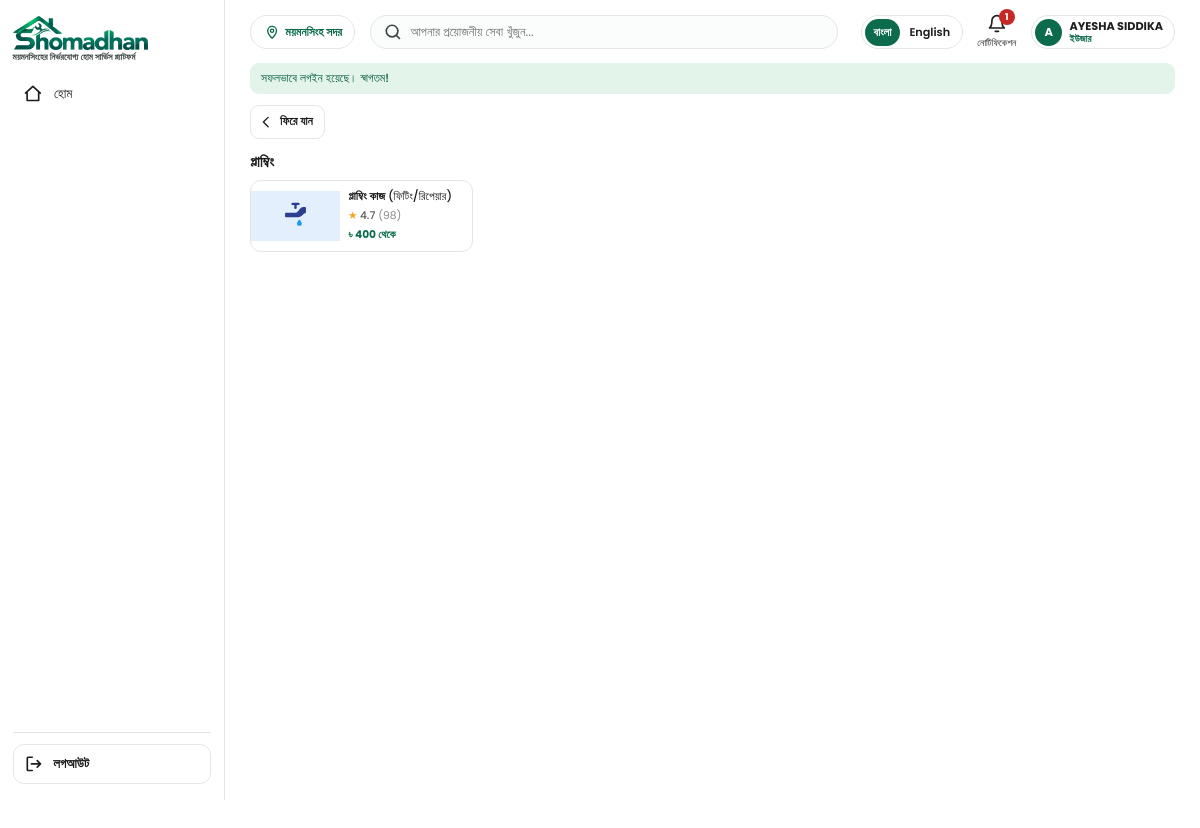
The app's page /public/user-dashboard.php?service=2 (signed in) with its own data.
### tables this page shows
CREATE TABLE `users` (
  `id`               INT UNSIGNED NOT NULL AUTO_INCREMENT,
  `name`             VARCHAR(50)  NOT NULL,
  `mobile`           CHAR(11)     NOT NULL,
  `email`            VARCHAR(60)  NULL DEFAULT NULL,
  `password`         VARCHAR(255) NOT NULL,                              
  `photo`            VARCHAR(255) NULL DEFAULT NULL,                     
  `area`             VARCHAR(60)  NOT NULL,
  `gender`           ENUM('male','female','other') NOT NULL,
  `status`           ENUM('active','inactive') NOT NULL DEFAULT 'active',
  `created_at`       DATETIME     NOT NULL DEFAULT CURRENT_TIMESTAMP,
  `last_login_at`    DATETIME     NULL DEFAULT NULL,
  `otp`              VARCHAR(255) NULL DEFAULT NULL,
  `otp_expires`      DATETIME     NULL DEFAULT NULL,
  `otp_attempts`     TINYINT UNSIGNED NOT NULL DEFAULT 0,
  `notifications_seen_at` DATETIME NULL DEFAULT NULL,                   
  `deleted_at`       DATETIME     NULL DEFAULT NULL,
  `deleted_by`       INT UNSIGNED NULL DEFAULT NULL,                    
  `live_mobile`      VARCHAR(11)  AS (IF(`deleted_at` IS NULL, RTRIM(`mobile`), NULL)) STORED,
  `live_email`       VARCHAR(60)  AS (IF(`deleted_at` IS NULL, `email`, NULL)) STORED,
  PRIMARY KEY (`id`),
  UNIQUE KEY `uq_users_mobile` (`live_mobile`),
  UNIQUE KEY `uq_users_email`  (`live_email`),
  KEY `idx_users_mobile` (`mobile`),
  KEY `idx_users_area` (`area`),
  KEY `idx_users_deleted_by` (`deleted_by`),
  CONSTRAINT `fk_users_area`       FOREIGN KEY (`area`)       REFERENCES `areas` (`name`) ON UPDATE CASCADE,
  CONSTRAINT `fk_users_deleted_by` FOREIGN KEY (`deleted_by`) REFERENCES `staff` (`id`) ON DELETE RESTRICT
);

CREATE TABLE `sub_services` (
  `id`           INT UNSIGNED NOT NULL AUTO_INCREMENT,
  `service_id`   INT UNSIGNED NOT NULL,
  `name_bn`      VARCHAR(80)  NOT NULL,
  `name_en`      VARCHAR(80)  NOT NULL,
  `detail_bn`    VARCHAR(120) NULL DEFAULT NULL,       
  `detail_en`    VARCHAR(120) NULL DEFAULT NULL,
  `image`        VARCHAR(255) NULL DEFAULT NULL,       
  `price`        INT UNSIGNED NOT NULL DEFAULT 0,      
  `rating`       DECIMAL(2,1) NOT NULL DEFAULT 0.0,    
  `rating_count` INT UNSIGNED NOT NULL DEFAULT 0,      
  `popular_rank` INT UNSIGNED NULL DEFAULT NULL,       
  `is_active`    TINYINT(1) NOT NULL DEFAULT 1,
  `created_at`   DATETIME NOT NULL DEFAULT CURRENT_TIMESTAMP,    
  `created_by` INT UNSIGNED NULL DEFAULT NULL,          
  PRIMARY KEY (`id`),
  KEY `idx_sub_services_service` (`service_id`),
  CONSTRAINT `fk_sub_services_service` FOREIGN KEY (`service_id`) REFERENCES `services` (`id`) ON DELETE RESTRICT,
  KEY `idx_sub_services_created_by` (`created_by`),
  CONSTRAINT `fk_sub_services_created_by` FOREIGN KEY (`created_by`) REFERENCES `staff` (`id`) ON DELETE RESTRICT
);

CREATE TABLE `services` (
  `id`         INT UNSIGNED NOT NULL AUTO_INCREMENT,
  `name_bn`    VARCHAR(60)  NOT NULL,
  `name_en`    VARCHAR(60)  NOT NULL,
  `icon`       VARCHAR(255) NOT NULL,                  
  `color`      ENUM('sand','sky','mint','rose','lilac','gray') NOT NULL DEFAULT 'mint',    
  `sort_order` INT NOT NULL DEFAULT 0,
  `is_active`  TINYINT(1) NOT NULL DEFAULT 1,
  `created_by` INT UNSIGNED NULL DEFAULT NULL,          
  PRIMARY KEY (`id`),
  KEY `idx_services_created_by` (`created_by`),
  CONSTRAINT `fk_services_created_by` FOREIGN KEY (`created_by`) REFERENCES `staff` (`id`) ON DELETE RESTRICT
);

### app/views/user/home.php (the view, shortened to what the rows shown need)
<?php
$nm  = function ($row, $f = 'name') use ($lang) { return $row[$f . '_' . $lang] ?? $row[$f . '_bn']; };
$card = function ($x, $isNew = false) use ($nm, $t) {
    ob_start(); ?>
    <a class="svc-card" href="user-dashboard.php?service=<?= (int)$x['service_id'] ?>">
        <span class="svc-img tile-<?= e($x['service_color']) ?>">
            <?php if ($x['image']): ?><img src="<?= e($x['image']) ?>" alt="" loading="lazy"><?php else: ?><img class="ph" src="<?= e($x['service_icon']) ?>" alt=""><?php endif; ?>
            <?php if ($isNew): ?><span class="badge-new"><?= e($t['home_new_badge']) ?></span><?php endif; ?>
        </span>
        <span class="svc-body">
            <span class="svc-name"><?= e($nm($x)) ?><?php if ($nm($x, 'detail')): ?> <span class="svc-detail"><?= e($nm($x, 'detail')) ?></span><?php endif; ?></span>
            <span class="svc-meta">
                <?php if ((float)$x['rating'] > 0): ?><span class="stars">★ <b><?= e($x['rating']) ?></b> <span>(<?= (int)$x['rating_count'] ?>)</span></span><?php else: ?><span></span><?php endif; ?>
                <span class="price">৳ <?= e(number_format((int)$x['price'])) ?> <?= e($t['home_from']) ?></span>
            </span>
        </span>
    </a>
    <?php return ob_get_clean();
};
$tile = function ($s) use ($nm) { ?>
    <a class="cat" href="user-dashboard.php?service=<?= (int)$s['id'] ?>">
        <span class="cat-ic tile-<?= e($s['color']) ?>"><img src="<?= e($s['icon']) ?>" alt=""></span>
        <span class="cat-name"><?= e($nm($s)) ?></span>
    </a>
<?php };
?>
<!DOCTYPE html>
<html lang="<?= e($lang) ?>">
<head>
</head>
<body>
<div class="shell">
    <header class="top">
        <div class="tools">
            <?php view('partials/me-chip', ['t' => $t, 'account' => $user + ['role' => 'user'], 'href' => 'profile.php']); ?>
        </div>
    </header>
    <main class="content" data-csrf="<?= e(csrf_token()) ?>">
        <?php if ($mode === 'home'): ?>
            <?php if ($banners): ?>
            <section class="slider" aria-label="<?= e($t['home_offers']) ?>">
                <div class="slides" id="slides">
                    <?php foreach ($banners as $i => $b): ?>
                        <div class="slide"><img src="<?= e($b['image']) ?>" alt="<?= e($b['title'] ?? '') ?>"<?= $i ? ' loading="lazy"' : '' ?>></div>
                    <?php endforeach; ?>
                </div>
                <?php if (count($banners) > 1): ?>
                    <button type="button" class="arrow prev" aria-label="Previous">‹</button>
                    <button type="button" class="arrow next" aria-label="Next">›</button>
                    <div class="dots"><?php foreach ($banners as $i => $b): ?><span<?= $i ? '' : ' class="on"' ?>></span><?php endforeach; ?></div>
                <?php endif; ?>
            </section>
            <?php endif; ?>
            <section class="sec">
                <div class="sec-head"><h2><?= e($t['home_categories']) ?></h2><a href="user-dashboard.php?list=services"><?= e($t['home_see_all_services']) ?> →</a></div>
                <div class="cats">
                    <?php foreach (array_slice($services, 0, 6) as $s) { $tile($s); } ?>
                </div>
            </section>
            <?php if ($popular): ?>
            <section class="sec">
                <div class="sec-head"><h2><?= e($t['home_popular']) ?></h2><a href="user-dashboard.php?list=popular"><?= e($t['home_see_all']) ?> →</a></div>
                <div class="cards home-cards"><?php foreach ($popular as $x) { echo $card($x); } ?></div>
            </section>
            <?php endif; ?>
            <?php if ($newest): ?>
            <section class="sec">
                <div class="sec-head"><h2><?= e($t['home_new']) ?></h2><a href="user-dashboard.php?list=new"><?= e($t['home_see_all']) ?> →</a></div>
                <div class="cards cards-new home-cards"><?php foreach ($newest as $x) { echo $card($x, true); } ?></div>
            </section>
            <?php endif; ?>
        <?php else: ?>
            <section class="sec">
                <div class="sec-head"><h2><?= e($title) ?></h2></div>
                <div class="cards cards-grid"><?php foreach ($items as $x) { echo $card($x); } ?></div>
            </section>
        <?php endif; ?>
    </main>
</div>
</body>
</html>

### app/views/partials/me-chip.php (shortened to what the rows shown need)
<a class="me-chip<?= !empty($on) ? ' on' : '' ?>" href="<?= e($href) ?>" title="<?= e($t['pf_menu']) ?>">
    <span><b><?= e($account['name'] ?? '') ?></b><small><?= e($t['pf_role_' . ($account['role'] ?? 'user')]) ?></small></span>
</a>

### records on screen
users: name "AYESHA SIDDIKA"
sub_services: service.icon (picture), name_bn "প্লাম্বিং কাজ", detail_bn "(ফিটিং/রিপেয়ার)", rating "4.7", rating_count "98", price "400"

### other values on screen
$t['tagline'] "ময়মনসিংহের নির্ভরযোগ্য হোম সার্ভিস প্ল্যাটফর্ম"
$t[$l[1]] "হোম"
$inner "লগআউট"
$t['home_location'] "ময়মনসিংহ সদর"
$unread "1"
$t['home_notifications'] "নোটিফিকেশন"
mb_substr(($name ?? '') !== '' ? $name : 'U', 0, 1, 'UTF-8') "A"
$t['pf_role_' . ($account['role'] ?? 'user')] "ইউজার"
$notice "সফলভাবে লগইন হয়েছে। স্বাগতম!"
$t['login_back'] "ফিরে যান"
$title "প্লাম্বিং"
